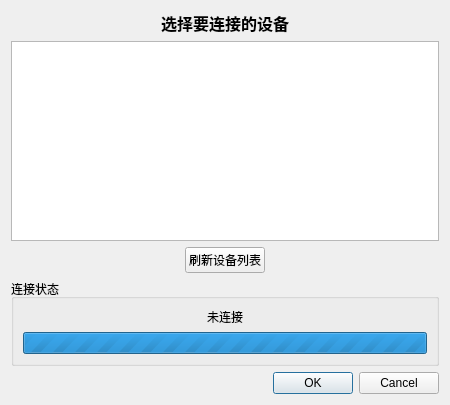
<?xml version="1.0" encoding="UTF-8"?>
<ui version="4.0">
 <class>DeviceConnectDialog</class>
 <widget class="QDialog" name="DeviceConnectDialog">
  <property name="geometry">
   <rect>
    <x>0</x>
    <y>0</y>
    <width>450</width>
    <height>400</height>
   </rect>
  </property>
  <property name="windowTitle">
   <string>连接设备</string>
  </property>
  <property name="modal">
   <bool>true</bool>
  </property>
  <layout class="QVBoxLayout" name="mainLayout">
   <item>
    <widget class="QLabel" name="titleLabel">
     <property name="text">
      <string>选择要连接的设备</string>
     </property>
     <property name="font">
      <font>
       <pointsize>12</pointsize>
       <weight>75</weight>
       <bold>true</bold>
      </font>
     </property>
     <property name="alignment">
      <set>Qt::AlignCenter</set>
     </property>
    </widget>
   </item>
   <item>
    <widget class="QListWidget" name="deviceListWidget">
     <property name="minimumSize">
      <size>
       <width>0</width>
       <height>200</height>
      </size>
     </property>
     <property name="alternatingRowColors">
      <bool>true</bool>
     </property>
    </widget>
   </item>
   <item>
    <layout class="QHBoxLayout" name="refreshLayout">
     <item>
      <spacer name="leftSpacer">
       <property name="orientation">
        <enum>Qt::Horizontal</enum>
       </property>
       <property name="sizeHint" stdset="0">
        <size>
         <width>40</width>
         <height>20</height>
        </size>
       </property>
      </spacer>
     </item>
     <item>
      <widget class="QPushButton" name="refreshButton">
       <property name="text">
        <string>刷新设备列表</string>
       </property>
       <property name="icon">
        <iconset theme="view-refresh"/>
       </property>
      </widget>
     </item>
     <item>
      <spacer name="rightSpacer">
       <property name="orientation">
        <enum>Qt::Horizontal</enum>
       </property>
       <property name="sizeHint" stdset="0">
        <size>
         <width>40</width>
         <height>20</height>
        </size>
       </property>
      </spacer>
     </item>
    </layout>
   </item>
   <item>
    <widget class="QGroupBox" name="statusGroup">
     <property name="title">
      <string>连接状态</string>
     </property>
     <layout class="QVBoxLayout" name="statusLayout">
      <item>
       <widget class="QLabel" name="statusLabel">
        <property name="text">
         <string>未连接</string>
        </property>
        <property name="alignment">
         <set>Qt::AlignCenter</set>
        </property>
       </widget>
      </item>
      <item>
       <widget class="QProgressBar" name="progressBar">
        <property name="maximum">
         <number>0</number>
        </property>
        <property name="value">
         <number>0</number>
        </property>
        <property name="visible">
         <bool>false</bool>
        </property>
       </widget>
      </item>
     </layout>
    </widget>
   </item>
   <item>
    <widget class="QDialogButtonBox" name="buttonBox">
     <property name="orientation">
      <enum>Qt::Horizontal</enum>
     </property>
     <property name="standardButtons">
      <set>QDialogButtonBox::Cancel|QDialogButtonBox::Ok</set>
     </property>
    </widget>
   </item>
  </layout>
 </widget>
 <resources/>
 <connections>
  <connection>
   <sender>buttonBox</sender>
   <signal>rejected()</signal>
   <receiver>DeviceConnectDialog</receiver>
   <slot>reject()</slot>
   <hints>
    <hint type="sourcelabel">
     <x>316</x>
     <y>370</y>
    </hint>
    <hint type="destinationlabel">
     <x>286</x>
     <y>190</y>
    </hint>
   </hints>
  </connection>
 </connections>
</ui>
